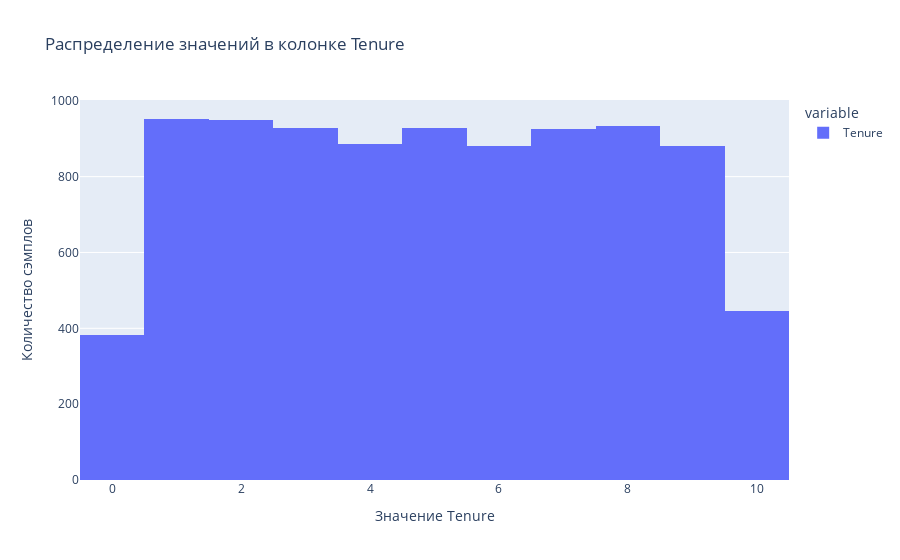

Notebook code for this chart:
### Markdown cell above
Явной корреляции нет.
Посмотрим, какие значения самые частотные.

### Code cell
fig = px.histogram(
    data['Tenure'],
    title=f"Распределение значений в колонке Tenure"
)

fig.update_layout(
    xaxis_title="Значение Tenure",
    yaxis_title="Количество сэмплов"
)

fig.show()

### Figure 1 — Plotly figure (JSON) as saved in the notebook; plotly's stock layout.template omitted (floating-point values rounded to 4 significant figures; data arrays with more than 128 entries replaced by an {"elided": "..."} marker saying what was removed)
{"data": [{"alignmentgroup": "True", "bingroup": "x", "hovertemplate": "variable=Tenure<br>value=%{x}<br>count=%{y}<extra></extra>", "legendgroup": "Tenure", "marker": {"color": "#636efa", "pattern": {"shape": ""}}, "name": "Tenure", "offsetgroup": "Tenure", "orientation": "v", "showlegend": true, "x": {"elided": "10000 float values"}, "xaxis": "x", "yaxis": "y", "type": "histogram"}], "layout": {"xaxis": {"anchor": "y", "domain": [0.0, 1.0], "title": {"text": "Значение Tenure"}}, "yaxis": {"anchor": "x", "domain": [0.0, 1.0], "title": {"text": "Количество сэмплов"}}, "legend": {"title": {"text": "variable"}, "tracegroupgap": 0}, "title": {"text": "Распределение значений в колонке Tenure"}, "barmode": "relative"}}
